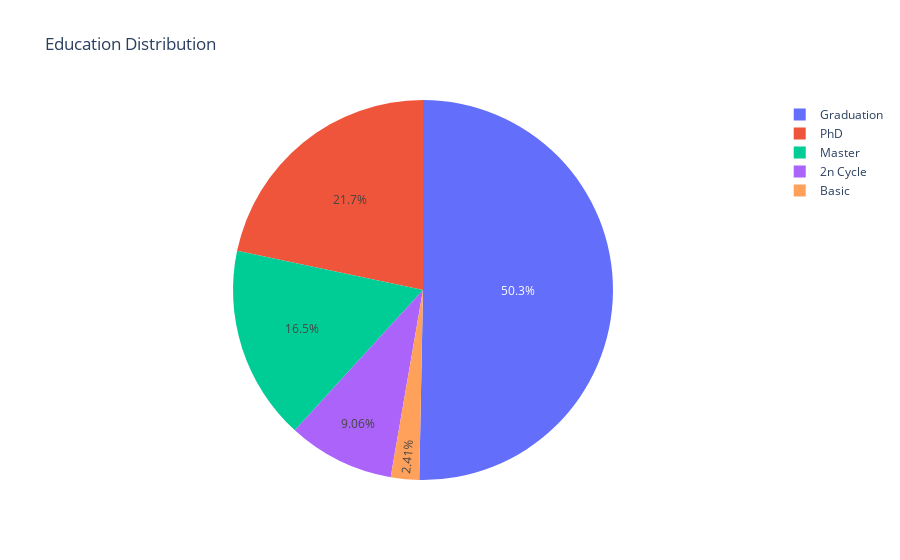
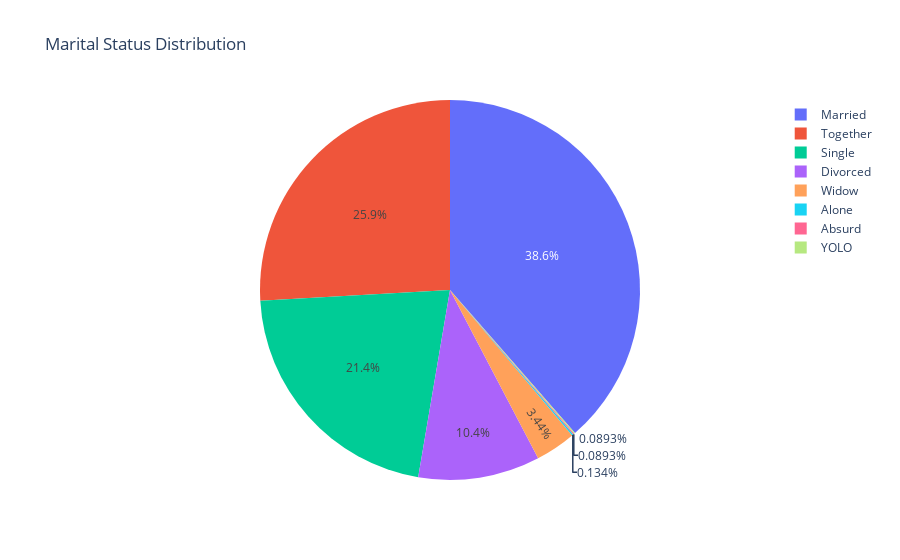

Source (notebook cell) for these figures, in order:
### Code cell
# Pie chart for Education
fig = px.pie(data, names="Education", title="Education Distribution")
fig.show()

# Pie chart for Marital_Status
fig = px.pie(data, names="Marital_Status", title="Marital Status Distribution")
fig.show()

### Figure 1 — Plotly figure (JSON) as saved in the notebook; plotly's stock layout.template omitted (floating-point values rounded to 4 significant figures; data arrays with more than 128 entries replaced by an {"elided": "..."} marker saying what was removed)
{"data": [{"domain": {"x": [0, 1], "y": [0, 1]}, "hovertemplate": "Education=%{label}<extra></extra>", "labels": {"elided": "2240 str values"}, "legendgroup": "", "name": "", "showlegend": true, "type": "pie"}], "layout": {"autosize": true, "legend": {"tracegroupgap": 0}, "title": {"text": "Education Distribution"}}}

### Figure 2 — Plotly figure (JSON) as saved in the notebook; plotly's stock layout.template omitted (floating-point values rounded to 4 significant figures; data arrays with more than 128 entries replaced by an {"elided": "..."} marker saying what was removed)
{"data": [{"domain": {"x": [0, 1], "y": [0, 1]}, "hovertemplate": "Marital_Status=%{label}<extra></extra>", "labels": {"elided": "2240 str values"}, "legendgroup": "", "name": "", "showlegend": true, "type": "pie"}], "layout": {"autosize": true, "legend": {"tracegroupgap": 0}, "title": {"text": "Marital Status Distribution"}}}
